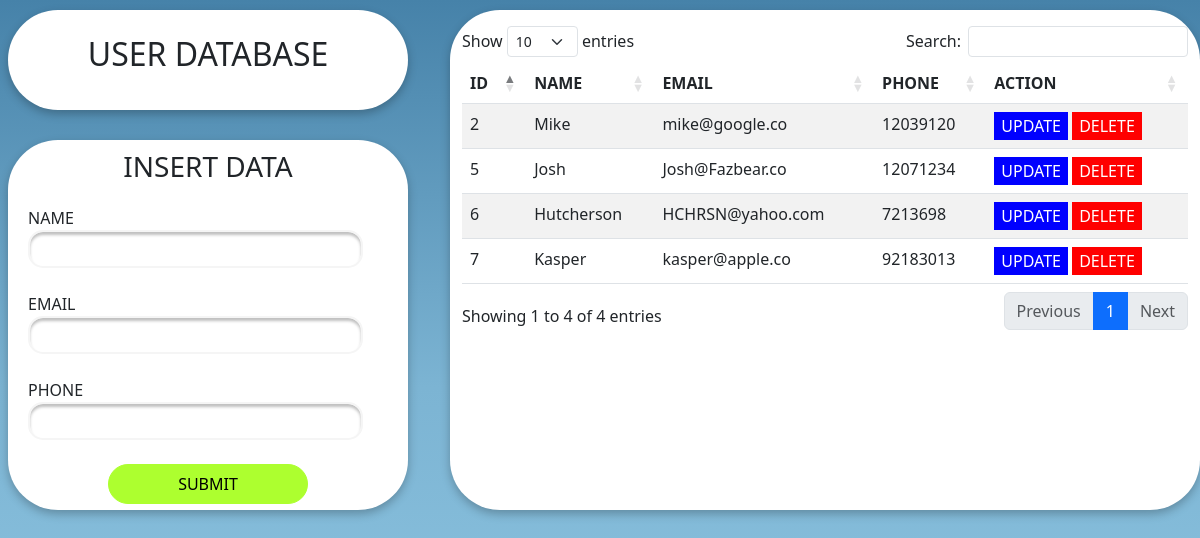
The page / on the database its author committed.
### tables this page shows
CREATE TABLE `user` (
  `user_id` int(100) NOT NULL,
  `nama` varchar(255) NOT NULL,
  `email` varchar(255) NOT NULL,
  `phone` int(30) NOT NULL
);

### index.php (the view, shortened to what this page needs)
<?php
include 'connect.php';
?>
<!DOCTYPE html>
<html lang="en">
<head>
    <link rel="stylesheet" href="style.css">
    <link rel="stylesheet" href="https://cdn.datatables.net/1.13.7/css/dataTables.bootstrap5.min.css">
    <link rel="stylesheet" href="https://cdnjs.cloudflare.com/ajax/libs/twitter-bootstrap/5.3.0/css/bootstrap.min.css">
</head>
<body class="body">
    <section class="box1">
        <div class="wrap">
            <h1 class="title1">USER DATABASE</h1>
        </div>
    </section>
    <section class="box2">
        <div class="wrap">
            <h3 class="edittitle">INSERT DATA</h3><br>
            <form action="insert.php" method="post">
               <label style="left: 20px; position:relative;">NAME</label><br>
               <input type="text" name="name" class="form"><br>
               <br>
               <label style="left: 20px; position:relative;">EMAIL</label><br>
               <input type="text" name="email" class="form"><br>
               <br>
               <label style="left: 20px; position:relative;">PHONE</label><br>
               <input type="text" name="phone" class="form"><br>
               <br>
               <input type="submit" class="sub" value="SUBMIT">
            </form>
        </div>
    </section>
    <section class="box3">
        <div>
            <div class="container w-10 pt-3">
                <table id="example" class="table table-striped" style="width:100%">
                    <thead>
                        <tr>
                            <th>ID</th>
                            <th>NAME</th>
                            <th>EMAIL</th>
                            <th>PHONE</th>
                            <th>ACTION</th>
                        </tr>
                    </thead>
                    <tbody>
                        <?php
                        $sql = "select * from user";
                        $result = mysqli_query($conn,$sql);
                        if($result){
                            while($row = mysqli_fetch_assoc($result)){
                                $id = $row['user_id'];
                                $name = $row['nama'];
                                $email = $row['email'];
                                $phone = $row['phone'];
                                echo '<tr>';
                                echo '<td>'.$id.'</td>';
                                echo '<td>'.$name.'</td>';
                                echo '<td>'.$email.'</td>';
                                echo '<td>'.$phone.'</td>';
                                echo '<td>
                                <button class="updatebtn"><a href="editpage.php?updateid='.$id.'">UPDATE</a></button>
                                <button class="delbtn"><a href="delete.php?deleteid='.$id.'">DELETE</a></button>
                                </td>';
                                echo '</tr>';
                            }
                        }
                        ?>
                    </tbody>
                </table>
            </div>
        </div>
    </section>
</body>
</html>

### style.css (style rules this page uses)
.body { font-family: system-ui; height: 100vh; background:linear-gradient(180deg, #4682A9 0%, #7CB4D3 48.38%, #91C8E4 100%) }
.sub { background-color: greenyellow; border: 1px solid greenyellow; position: relative; text-align: center; border-radius: 20px; width: 200px; height: 40px; left:100px; }
.form { position: relative; border: 2px solid whitesmoke; width: 335px; height: 38px; border-radius: 15px; left: 20px; box-shadow: 0px 3px 3px 0px rgba(0, 0, 0, 0.25) inset; }
.wrap { margin-inline: auto; }
.edittitle { position: relative; text-align: center; top: 10px; }
.title1 { text-align: center; font-size: 2rem; position: relative; top: 25px; }
.box1 { height: 100px; width: 400px; border-radius: 50px; background: white; position: absolute; box-shadow: 0px 4px 10px 0px rgba(0, 0, 0, 0.25); top: 10px; left: 8px; }
.box2 { height: 370px; width: 400px; position:absolute; border-radius: 50px; background: white; box-shadow: 0px 4px 10px 0px rgba(0, 0, 0, 0.25); top: 140px; left: 8px; }
.box3 { height: 500px; width: 750px; border-radius: 50px; background: white; box-shadow: 0px 4px 10px 0px rgba(0, 0, 0, 0.25); position: absolute; top: 10px; left: 450px; }
.updatebtn { background-color: blue; border: 1px solid blue; }
.delbtn { background-color: red; border: 1px solid red; }
a:hover, a:visited, a:link, a:active { color: white; text-decoration: none; }

### rows shown on the page
user: user_id "2", nama "Mike", email "mike@google.co", phone "12039120"
user: user_id "5", nama "Josh", email "Josh@Fazbear.co", phone "12071234"
user: user_id "6", nama "Hutcherson", email "HCHRSN@yahoo.com", phone "7213698"
user: user_id "7", nama "Kasper", email "kasper@apple.co", phone "92183013"
